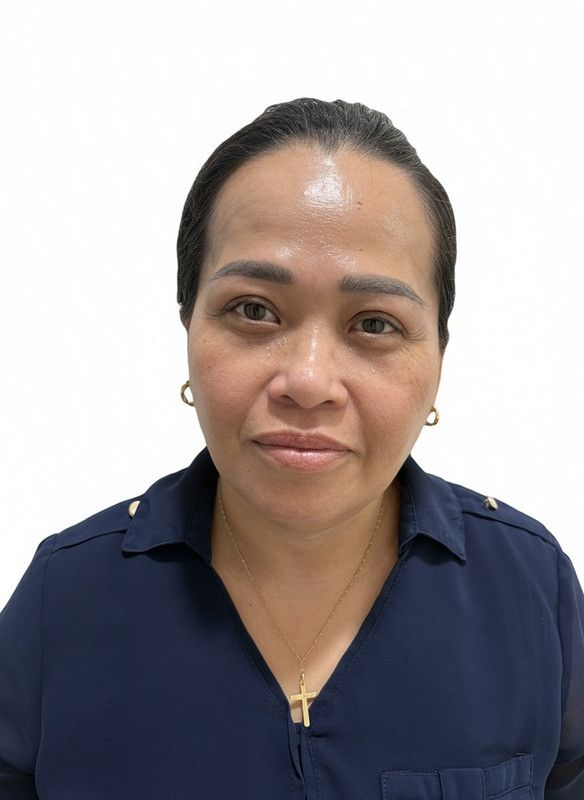
#> input picture data/input/input_2.jpeg, 584 x 800 px; its folder holds only this picture in this run
$ python remove_skin_reflections.py
#> lines starting #> are read from the running program, lines starting #| are printed output that depends on the picture; after the words box and inside, x2 and y2 are one past the last pixel; in counts of white or black regions, pixels touching at a corner belong together
#> in process_image, image is the input picture: shape (800, 584, 3); mean B, G, R 155, 153.6, 160.5
#| Image shape: (800, 584, 3)
import cv2
import numpy as np
import os
import glob
from scipy.ndimage import gaussian_filter

def detect_eye_region_precise(image, eye_x, eye_y, eye_w, eye_h):
    """
    Precisely detect the actual eye area (iris, pupil, sclera) within a detected eye bounding box.
    Returns a refined mask for just the eye structure.
    """
    # Extract the eye region
    eye_roi = image[eye_y:eye_y+eye_h, eye_x:eye_x+eye_w]

    if eye_roi.size == 0:
        return np.zeros((eye_h, eye_w), dtype=np.uint8)

    # Convert to grayscale and HSV for analysis
    eye_gray = cv2.cvtColor(eye_roi, cv2.COLOR_BGR2GRAY)
    eye_hsv = cv2.cvtColor(eye_roi, cv2.COLOR_BGR2HSV)
    h, s, v = cv2.split(eye_hsv)

    # Create refined mask
    refined_mask = np.zeros((eye_h, eye_w), dtype=np.uint8)

    # Method 1: Detect dark regions (pupil and iris)
    # Pupil and iris are typically darker than surrounding skin
    _, dark_mask = cv2.threshold(eye_gray, 0, 255, cv2.THRESH_BINARY_INV + cv2.THRESH_OTSU)

    # Method 2: Detect eye whites (sclera) - low saturation, medium-high brightness
    sclera_mask = ((s < 40) & (v > 100) & (v < 240)).astype(np.uint8) * 255

    # Method 3: Detect iris region - has some color saturation
    iris_mask = ((s > 15) & (v > 30) & (v < 200)).astype(np.uint8) * 255

    # Combine masks: we want dark areas (pupil/iris) OR white areas (sclera)
    eye_structure = cv2.bitwise_or(dark_mask, sclera_mask)
    eye_structure = cv2.bitwise_or(eye_structure, iris_mask)

    # Clean up the mask - remove small noise
    kernel = cv2.getStructuringElement(cv2.MORPH_ELLIPSE, (3, 3))
    eye_structure = cv2.morphologyEx(eye_structure, cv2.MORPH_CLOSE, kernel, iterations=2)
    eye_structure = cv2.morphologyEx(eye_structure, cv2.MORPH_OPEN, kernel, iterations=1)

    # Find the largest connected component (the actual eye)
    num_labels, labels, stats, centroids = cv2.connectedComponentsWithStats(eye_structure, connectivity=8)

    if num_labels > 1:
        # Get the largest component (excluding background)
        largest_component = 1 + np.argmax(stats[1:, cv2.CC_STAT_AREA])
        refined_mask = (labels == largest_component).astype(np.uint8) * 255
    else:
        refined_mask = eye_structure

    # Apply edge detection to find eye boundaries
    edges = cv2.Canny(eye_gray, 30, 100)

    # Dilate edges slightly to create boundary
    edges = cv2.dilate(edges, kernel, iterations=1)

    # Fill the region inside the edges
    contours, _ = cv2.findContours(edges, cv2.RETR_EXTERNAL, cv2.CHAIN_APPROX_SIMPLE)

    if contours:
        # Find contour that's most likely the eye (centered, reasonable size)
        eye_center_x, eye_center_y = eye_w // 2, eye_h // 2

        best_contour = None
        best_score = float('inf')

        for contour in contours:
            area = cv2.contourArea(contour)
            # Eye should be a reasonable portion of the detection box
            if area < (eye_w * eye_h * 0.1) or area > (eye_w * eye_h * 0.8):
                continue

            # Calculate how centered the contour is
            M = cv2.moments(contour)
            if M["m00"] != 0:
                cx = int(M["m10"] / M["m00"])
                cy = int(M["m01"] / M["m00"])
                dist = np.sqrt((cx - eye_center_x)**2 + (cy - eye_center_y)**2)

                if dist < best_score:
                    best_score = dist
                    best_contour = contour

        if best_contour is not None:
            # Create mask from best contour
            contour_mask = np.zeros((eye_h, eye_w), dtype=np.uint8)
            cv2.drawContours(contour_mask, [best_contour], -1, 255, -1)

            # Combine with color-based detection
            refined_mask = cv2.bitwise_or(refined_mask, contour_mask)

    # Create an almond/eye shape mask as a constraint
    # Eyes are typically almond-shaped, not circular
    almond_mask = np.zeros((eye_h, eye_w), dtype=np.uint8)
    center = (eye_w // 2, eye_h // 2)

    # Create almond shape (ellipse with narrower width at top and bottom)
    axes = (int(eye_w * 0.45), int(eye_h * 0.35))
    cv2.ellipse(almond_mask, center, axes, 0, 0, 360, 255, -1)

    # Intersect with almond shape to ensure natural eye shape
    refined_mask = cv2.bitwise_and(refined_mask, almond_mask)

    # Final smoothing
    refined_mask = cv2.GaussianBlur(refined_mask, (5, 5), 0)

    return refined_mask

def detect_eyes(image):
    """
    Detect eyes in the image and return a precise mask of actual eye areas.
    Returns a binary mask where eye regions are white (255).
    """
    gray = cv2.cvtColor(image, cv2.COLOR_BGR2GRAY)
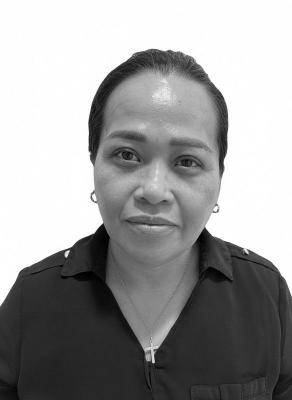
#> gray: shape (800, 584) (shown at 1/2 size); min 0, max 255, mean 155.8

    # Get the path to the models directory relative to this script
    script_dir = os.path.dirname(os.path.abspath(__file__))
    project_dir = os.path.dirname(script_dir)

    eye_cascade = cv2.CascadeClassifier(os.path.join(project_dir, 'models', 'haarcascade_eye.xml'))

    # Also try face detection to better locate eye regions
    face_cascade = cv2.CascadeClassifier(os.path.join(project_dir, 'models', 'haarcascade_frontalface_default.xml'))

    # Create empty mask
    eye_mask = np.zeros(gray.shape, dtype=np.uint8)

    # Detect faces first to narrow down search area
    faces = face_cascade.detectMultiScale(gray, scaleFactor=1.1, minNeighbors=5, minSize=(30, 30))
#> faces = [[145, 190, 332, 332]]

    if len(faces) > 0:
        # Search for eyes within face regions
        for (x, y, w, h) in faces:
            # Define eye region (upper half of face)
            roi_gray = gray[y:y+int(h*0.6), x:x+w]
            roi_x, roi_y = x, y

            # Detect eyes in this region
            eyes = eye_cascade.detectMultiScale(roi_gray, scaleFactor=1.05, minNeighbors=3, minSize=(20, 20))

            for (ex, ey, ew, eh) in eyes:
                # Calculate absolute coordinates
                abs_x = roi_x + ex
                abs_y = roi_y + ey
                abs_w = ew
                abs_h = eh

                # Ensure within image bounds
                abs_x = max(0, abs_x)
                abs_y = max(0, abs_y)
                abs_w = min(image.shape[1] - abs_x, abs_w)
                abs_h = min(image.shape[0] - abs_y, abs_h)

                # Get precise eye mask for this region
                precise_mask = detect_eye_region_precise(image, abs_x, abs_y, abs_w, abs_h)

                # Place the precise mask in the full image mask
                eye_mask[abs_y:abs_y+abs_h, abs_x:abs_x+abs_w] = cv2.bitwise_or(
                    eye_mask[abs_y:abs_y+abs_h, abs_x:abs_x+abs_w],
                    precise_mask
                )
#> this loop made 1 pass
#> (x, y, w, roi_x, roi_y, eyes) on pass 1: (145, 190, 332, 145, 190, [[67, 85, 76, 76], [190, 102, 71, 71]])
#> pass 1, in detect_eyes, `roi_gray = gray[y:y+int(h*0.6), x:x+w]`:
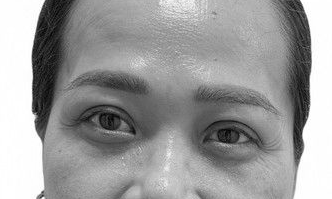
#> roi_gray: shape (199, 332); min 1, max 255, mean 155.6
#> pass 1, in detect_eye_region_precise, `eye_gray = cv2.cvtColor(eye_roi, cv2.COLOR_BGR2GRAY)`:
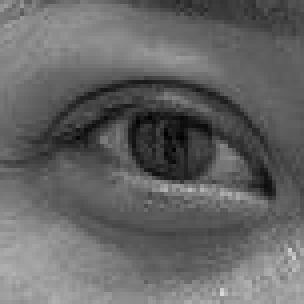
#> eye_gray: shape (76, 76) (shown 4 times larger); min 1, max 217, mean 100.8
#> after the loop:
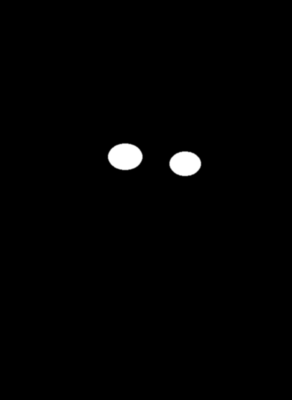
#> eye_mask: shape (800, 584) (shown at 1/2 size); min 0, max 255, mean 2.9
    else:
        # No face detected, try to detect eyes directly in whole image
        eyes = eye_cascade.detectMultiScale(gray, scaleFactor=1.1, minNeighbors=5, minSize=(20, 20))

        for (ex, ey, ew, eh) in eyes:
            # Ensure within bounds
            ex = max(0, ex)
            ey = max(0, ey)
            ew = min(image.shape[1] - ex, ew)
            eh = min(image.shape[0] - ey, eh)

            # Get precise eye mask for this region
            precise_mask = detect_eye_region_precise(image, ex, ey, ew, eh)

            # Place the precise mask in the full image mask
            eye_mask[ey:ey+eh, ex:ex+ew] = cv2.bitwise_or(
                eye_mask[ey:ey+eh, ex:ex+ew],
                precise_mask
            )

    # Apply minimal smoothing to final mask
    if np.sum(eye_mask) > 0:
        kernel = cv2.getStructuringElement(cv2.MORPH_ELLIPSE, (3, 3))
#> kernel = [[0, 1, 0], [1, 1, 1], [0, 1, 0]]
        eye_mask = cv2.morphologyEx(eye_mask, cv2.MORPH_CLOSE, kernel, iterations=1)
        eye_mask = cv2.GaussianBlur(eye_mask, (5, 5), 0)
#| Detected and will exclude 6848 eye region pixels

    return eye_mask


def detect_skin(image):
    """
    Detect skin regions in the image using multiple color spaces with refined masking.
    Returns a binary mask where skin regions are white (255).
    """
    # Convert to different color spaces
    hsv = cv2.cvtColor(image, cv2.COLOR_BGR2HSV)
#> hsv: shape (800, 584, 3); mean H, S, V 39.7, 59.9, 169.5
    ycrcb = cv2.cvtColor(image, cv2.COLOR_BGR2YCrCb)
#> ycrcb: shape (800, 584, 3); mean of channels 0, 1, 2 155.8, 131.3, 127.5
    lab = cv2.cvtColor(image, cv2.COLOR_BGR2LAB)
#> lab: shape (800, 584, 3); mean of channels 0, 1, 2 158.1, 132, 127.8

    # HSV skin detection
    # Typical skin tone ranges in HSV
    lower_hsv = np.array([0, 20, 70], dtype=np.uint8)
    upper_hsv = np.array([20, 170, 255], dtype=np.uint8)
    skin_mask_hsv = cv2.inRange(hsv, lower_hsv, upper_hsv)
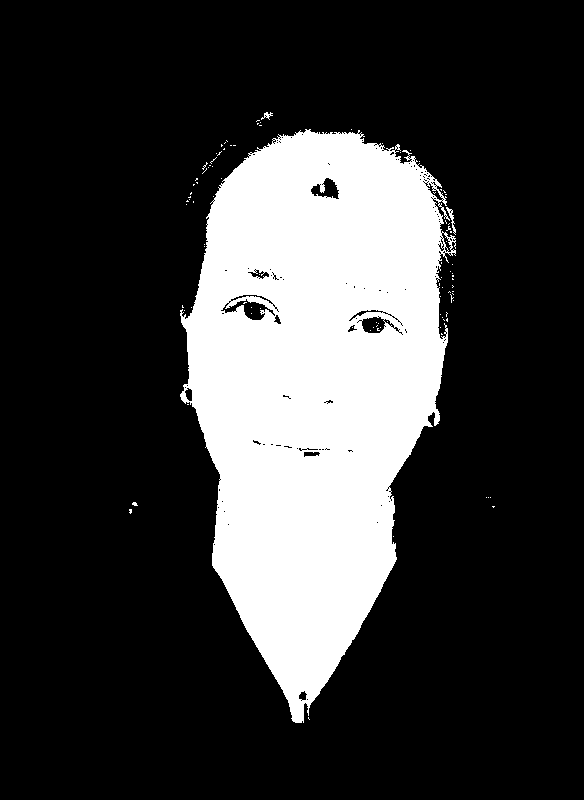
#> skin_mask_hsv: shape (800, 584); 22.7% white; 97 white regions (94 under 20 px), largest, box (x1, y1, x2, y2) and area: (180, 129, 456, 723) 105740, (446, 207, 456, 235) 76, (261, 112, 273, 120) 40

    # YCrCb skin detection (more robust)
    lower_ycrcb = np.array([0, 135, 85], dtype=np.uint8)
    upper_ycrcb = np.array([255, 180, 135], dtype=np.uint8)
    skin_mask_ycrcb = cv2.inRange(ycrcb, lower_ycrcb, upper_ycrcb)
#> skin_mask_ycrcb: shape (800, 584); 22.5% white; 3 white regions (1 under 20 px), largest, box (x1, y1, x2, y2) and area: (181, 134, 445, 726) 105153, (129, 501, 137, 513) 46

    # RGB-based skin detection for additional refinement
    b, g, r = cv2.split(image)
    rgb_mask = ((r > 95) & (g > 40) & (b > 20) &
                (r > g) & (r > b) &
                (np.abs(r.astype(int) - g.astype(int)) > 15)).astype(np.uint8) * 255
#> rgb_mask: shape (800, 584); 21.2% white; 23 white regions (20 under 20 px), largest, box (x1, y1, x2, y2) and area: (182, 136, 444, 723) 98930, (250, 297, 271, 308) 59, (220, 506, 226, 520) 24

    # Combine all masks using weighted approach
    skin_mask = cv2.bitwise_or(skin_mask_hsv, skin_mask_ycrcb)
#> skin_mask: shape (800, 584); 23.1% white; 88 white regions (84 under 20 px), largest, box (x1, y1, x2, y2) and area: (180, 129, 456, 726) 107746, (446, 207, 456, 235) 76, (129, 501, 138, 514) 51, (261, 112, 273, 120) 40
    skin_mask = cv2.bitwise_and(skin_mask, rgb_mask)

    # Advanced morphological operations for refinement
    # Remove small noise
    kernel_small = cv2.getStructuringElement(cv2.MORPH_ELLIPSE, (3, 3))
    skin_mask = cv2.morphologyEx(skin_mask, cv2.MORPH_OPEN, kernel_small, iterations=2)
#> skin_mask: shape (800, 584); 21.1% white; 3 white regions (1 under 20 px), largest, box (x1, y1, x2, y2) and area: (188, 136, 444, 722) 98406, (435, 411, 440, 419) 24

    # Close gaps
    kernel_medium = cv2.getStructuringElement(cv2.MORPH_ELLIPSE, (7, 7))
    skin_mask = cv2.morphologyEx(skin_mask, cv2.MORPH_CLOSE, kernel_medium, iterations=3)
#> skin_mask: shape (800, 584); 21.7% white; 1 white region, box (x1, y1, x2, y2) and area: (183, 136, 444, 722) 101437

    # Remove small isolated regions using connected components
    num_labels, labels, stats, centroids = cv2.connectedComponentsWithStats(skin_mask, connectivity=8)
#> num_labels = 2; stats = [[0, 0, 584, 800, 365763], [183, 136, 261, 586, 101437]]; centroids = [[285.5, 402.3], [313.1, 389.3]]

    # Calculate minimum area threshold (remove components smaller than 1% of image area)
    min_area = (image.shape[0] * image.shape[1]) * 0.01

    # Create refined mask keeping only large components
    refined_mask = np.zeros_like(skin_mask)
    for i in range(1, num_labels):  # Skip background (label 0)
        area = stats[i, cv2.CC_STAT_AREA]
        if area > min_area:
            refined_mask[labels == i] = 255
#> this loop made 1 pass
#> area on pass 1: 101437

    # Fill holes in the mask
    kernel_large = cv2.getStructuringElement(cv2.MORPH_ELLIPSE, (11, 11))
    refined_mask = cv2.morphologyEx(refined_mask, cv2.MORPH_CLOSE, kernel_large, iterations=2)
#> refined_mask: shape (800, 584); 21.8% white; 1 white region, box (x1, y1, x2, y2) and area: (183, 136, 444, 722) 101648

    # Smooth edges with bilateral filter to preserve boundaries
    refined_mask = cv2.bilateralFilter(refined_mask, 9, 75, 75)

    # Final Gaussian blur for soft edges
    refined_mask = cv2.GaussianBlur(refined_mask, (7, 7), 0)

    # Apply edge-preserving smoothing using morphological gradient
    gradient = cv2.morphologyEx(refined_mask, cv2.MORPH_GRADIENT, kernel_small)
    refined_mask = cv2.subtract(refined_mask, gradient // 2)

    return refined_mask

def detect_highlights(image, skin_mask, eye_mask=None):
    """
    Detect bright highlights/reflections on skin areas.
    Returns a mask of the highlight regions.
    """
    # Convert to grayscale
    gray = cv2.cvtColor(image, cv2.COLOR_BGR2GRAY)

    # Convert to HSV for saturation and value analysis
    hsv = cv2.cvtColor(image, cv2.COLOR_BGR2HSV)
    h, s, v = cv2.split(hsv)

    # Detect highlights: high brightness (V channel) and low saturation
    # Highlights are typically very bright and desaturated
    highlight_mask = np.zeros_like(gray)

    # Threshold for brightness (adjust these values if needed)
    brightness_threshold = 180  # V channel threshold
    saturation_threshold = 200   # S channel threshold (low saturation)

    # Create highlight mask based on high brightness and low saturation
    highlight_mask = ((v > brightness_threshold) & (s < saturation_threshold)).astype(np.uint8) * 255
#> highlight_mask: shape (800, 584); 51.8% white; 332 black regions (327 under 20 px), largest, box (x1, y1, x2, y2) and area: (0, 97, 584, 800) 224339, (295, 223, 317, 239) 84, (424, 414, 438, 426) 56, (427, 406, 436, 415) 32, (420, 393, 425, 407) 31

    # Only keep highlights that are on skin
    highlight_mask = cv2.bitwise_and(highlight_mask, skin_mask)

    # Exclude eye regions from highlight mask
    if eye_mask is not None and np.sum(eye_mask) > 0:
        # Create inverse eye mask (everything except eyes)
        eye_mask_binary = (eye_mask > 127).astype(np.uint8) * 255
        inverse_eye_mask = cv2.bitwise_not(eye_mask_binary)
        highlight_mask = cv2.bitwise_and(highlight_mask, inverse_eye_mask)

    # Morphological operations to refine the highlight mask
    kernel = cv2.getStructuringElement(cv2.MORPH_ELLIPSE, (3, 3))
    highlight_mask = cv2.morphologyEx(highlight_mask, cv2.MORPH_CLOSE, kernel, iterations=1)
    highlight_mask = cv2.morphologyEx(highlight_mask, cv2.MORPH_DILATE, kernel, iterations=1)
#| Detected 45483 highlight pixels

    return highlight_mask


# [95 lines left out: functions inpaint_highlights, blend_with_local_skin_tone, not called in this run]


def get_dominant_skin_color(image, skin_mask, highlight_mask=None):
    """
    Extract the dominant non-white skin color from the image.
    Returns the dominant color as (B, G, R) tuple.
    Prioritizes mid-tone skin colors, avoiding shadows and highlights.
    """
    # Create a mask for valid skin pixels (not pure white or too bright/dark)
    hsv = cv2.cvtColor(image, cv2.COLOR_BGR2HSV)
    h, s, v = cv2.split(hsv)

    # Start with skin mask and remove highlight areas
    valid_skin_mask = skin_mask.copy()

    if highlight_mask is not None:
        # Remove highlight areas from sampling
        inverse_highlight = cv2.bitwise_not(highlight_mask)
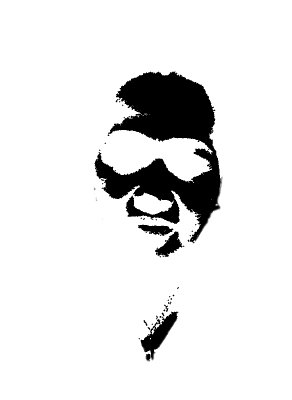
#> inverse_highlight: shape (800, 584) (shown at 1/2 size); min 0, max 255, mean 230.5
        valid_skin_mask = cv2.bitwise_and(valid_skin_mask, inverse_highlight)
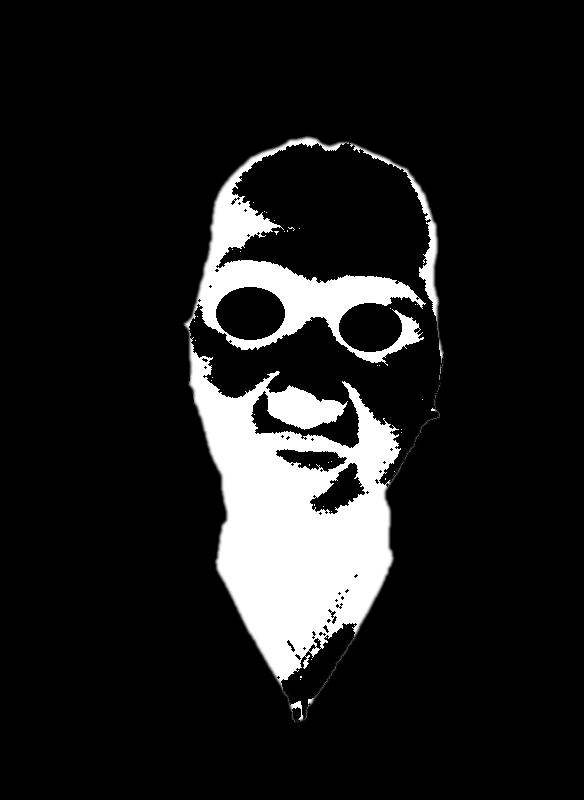
#> valid_skin_mask: shape (800, 584); min 0, max 255, mean 28.3

    # Filter for good skin pixels:
    # - Not too dark (V > 90) and not too bright (V < 200)
    # - Has some color saturation (S > 20) to avoid white/gray
    # - Skin hue range (H between 0-25 for orange/red tones)
    good_skin_mask = ((v > 90) & (v < 200) & (s > 20) & (h <= 25)).astype(np.uint8) * 255
#> good_skin_mask: shape (800, 584); 17.3% white; 484 white regions (479 under 20 px), largest, box (x1, y1, x2, y2) and area: (181, 130, 448, 723) 79828, (248, 297, 271, 308) 76, (307, 689, 321, 709) 74, (307, 207, 316, 214) 23, (487, 497, 494, 507) 22

    # Combine masks
    valid_skin_mask = cv2.bitwise_and(valid_skin_mask, good_skin_mask)
#> (the rest of the program and of its run is left out)
